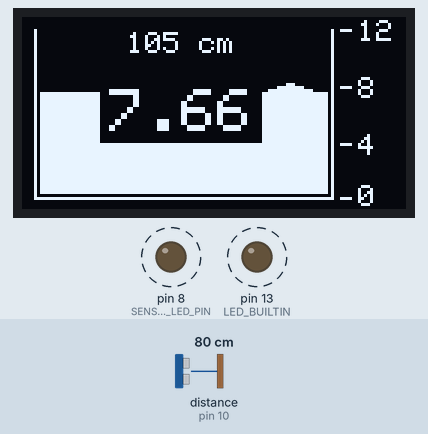
The sketch below on a simulated Arduino Nano, built with avr-gcc and run on an emulated ATmega328P. Shown: 128×64 one-colour display, output pins drawn as LEDs (lit = HIGH). Wiring (inferred from the names in the program): ultrasonic range finder: trigger pin 9; echo pin 10. Dashed ring = blinking. The inputs (shaded band) are chosen by the test bench; at power-on: distance to the obstacle (sensor on pin 10) 80 cm. The echo pulse lasts 58.3 µs per cm; pins used as bus, display or sensor lines are not drawn; what the sketch prints to the serial monitor is not drawn.

Above: at 2.9 s.
3.0 s: distance to the obstacle (sensor on pin 10) set to 250 cm
At 3.93 s:
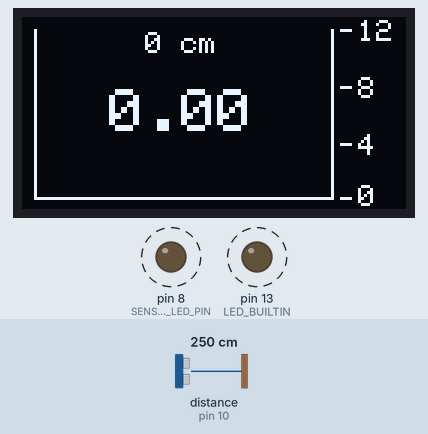
5.6 s: distance to the obstacle (sensor on pin 10) set to 4 cm
At 6.17 s:
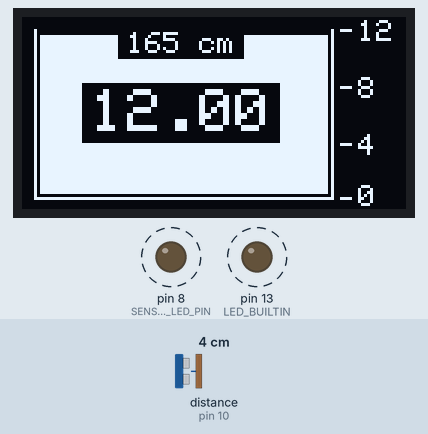
7.8 s: distance to the obstacle (sensor on pin 10) set to 299 cm
At 9.3 s:
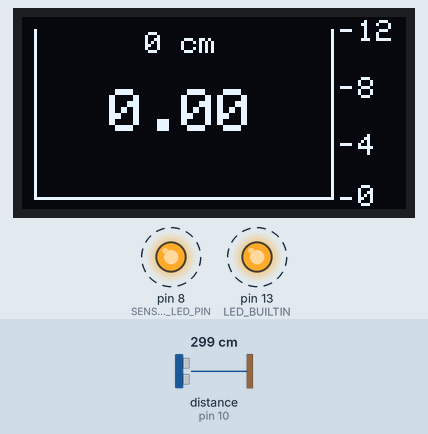
Timing chart, 0 to 16.8 s (numbered marks = the images above; inputs shaded):
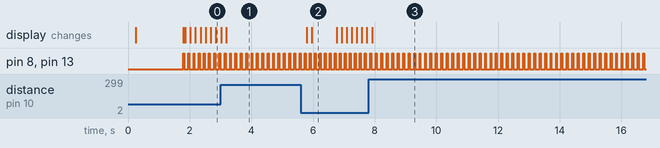

Measured:
- after the input at 3.0 s, the display: first differs from a run without the input after 0.19 s (image 1)
- after the input at 5.6 s, the display: first changes after 0.20 s (image 2 shows a later state)
- after the input at 7.8 s, the display: changes after 0.12 s (image 3)
- by itself, pin 8 (SENSOR_LED_PIN), pin 13 (LED_BUILTIN): alternates HIGH for 0.03 s and LOW for 0.15 s

The sketch:

sketch_jul17a.ino
```cpp
/*
 * Ultrasonic level gauge — Arduino Nano 3
 * OLED 0.96" 128x64 I2C (SSD1306) + ультразвук TRIG/ECHO
 *
 * Калибровка ёмкости/датчика: блок «КАЛИБРОВКА» ниже (все метки <<<).
 *
 * OLED: SDA=A4, SCL=A5; 4-пин → OLED_RESET=-1, адрес обычно 0x3C
 * Датчик TRIG/ECHO: TRIG=D9, ECHO=D10
 * LED индикации датчика: D8 (не на ECHO!)
 */

#include <SPI.h>
#include <Wire.h>
#include <Adafruit_GFX.h>
#include <Adafruit_SSD1306.h>
#include <stdio.h>
#include <string.h>

// =============================================================================
// РЕЖИМ ДАТЧИКА
// =============================================================================
// Сейчас TRIG/ECHO — на железе UART так и не дал байт (no.rx).
#define SENSOR_MODE_TRIG_ECHO
// #define SENSOR_MODE_UART

#define TRIG_PIN 9
#define ECHO_PIN 10

// Индикатор «датчик ответил» — только с ноги МК, НЕ на ECHO/TRIG датчика.
// Схема: D8 → резистор 220…470 Ω → анод LED → катод → GND
#define SENSOR_LED_PIN 8

// --- UART (если снова включишь SENSOR_MODE_UART) ---
// 0 = SoftSerial D6/D7 при USB; 1 = HW Serial D0/D1 (конфликт с USB!)
#define SENSOR_UART_HW 0

#if defined(SENSOR_MODE_UART) && (SENSOR_UART_HW == 0)
#include <SoftwareSerial.h>
#define SENSOR_RX 6
#define SENSOR_TX 7
SoftwareSerial sensorSerial(SENSOR_RX, SENSOR_TX);
#define SENSOR_PORT sensorSerial
#elif defined(SENSOR_MODE_UART)
#define SENSOR_PORT Serial
#endif

#define SENSOR_DIST_IS_MM 1
#define SENSOR_UART_STRICT_CHECKSUM 0
#define SENSOR_UART_MANUAL_TRIGGER 1
const unsigned long SENSOR_POLL_MS = 300UL;
#define PROTEUS_ET_QUIRK 0
#define SENSOR_DEBUG_OSD 1

// =============================================================================
// OLED — реальное железо 0.96"
// =============================================================================
// 4 пина (VCC GND SCL SDA): OLED_RESET = -1, RES не подключать
// 7 пинов с RES: OLED_RESET = 4 и RES -> D4
#define OLED_RESET (-1)

// У китайских 0.96" почти всегда 0x3C (в Proteus было 0x3D)
#define OLED_ADDR  0x3C

Adafruit_SSD1306 display(OLED_RESET);

// Старая: WHITE/BLACK. Новая: SSD1306_WHITE.
#ifndef WHITE
#define WHITE SSD1306_WHITE
#endif
#ifndef BLACK
#define BLACK SSD1306_BLACK
#endif

// =============================================================================
// КАЛИБРОВКА ЁМКОСТИ И ДАТЧИКА — крути ТОЛЬКО этот блок
// =============================================================================
// Картина для этой ёмкости (датчик на горловине смотрит вниз):
//
//   пусто ──► датчик → дно     ≈ 185 см  →  на OLED сверху: 0 cm,   объём 0.00
//   полно ──► мёртвая зона     ≈  20 см  →  на OLED сверху: 165 cm, объём 12.00
//
// Верхняя надпись = высота ВОДЫ (0…165), не дистанция датчика.
//
// Калибровка рулеткой:
//   DIST_FULL_CM  — зазор датчик↔зеркало при полной (~20 см)
//   DIST_EMPTY_CM — зазор датчик↔дно при пустой ≈ 165 + DIST_FULL (= 185)
//   TANK_HEIGHT_M / TANK_CAPACITY_M3 — паспорт ёмкости
//   DIST_OFFSET_CM / CALIB_TOL_CM — мелкий сдвиг и допуск краёв
// =============================================================================

const float TANK_CAPACITY_M3 = 12.0f;   // <<< полный объём, м³
const float TANK_HEIGHT_M    = 1.65f;   // <<< высота дно→горло, м

const float DIST_EMPTY_CM = 185.0f;     // <<< пусто: рулетка датчик→дно, см
const float DIST_FULL_CM  = 20.0f;      // <<< полно: рулетка датчик→зеркало, см

const float DIST_OFFSET_CM = 0.0f;      // <<< сдвиг, см (+ = больше воды)
const float CALIB_TOL_CM   = 1.0f;      // <<< допуск полно/пусто, см

float volumeFromLevel_m3(float level_m) {
  if (level_m < 0.0f) level_m = 0.0f;
  if (level_m > TANK_HEIGHT_M) level_m = TANK_HEIGHT_M;
  return level_m / TANK_HEIGHT_M * TANK_CAPACITY_M3;
}

float levelFromVolume_m(float volume_m3) {
  if (volume_m3 < 0.0f) volume_m3 = 0.0f;
  if (volume_m3 > TANK_CAPACITY_M3) volume_m3 = TANK_CAPACITY_M3;
  return volume_m3 / TANK_CAPACITY_M3 * TANK_HEIGHT_M;
}

// Дистанция датчик→зеркало → уровень воды (м) по калибровке пусто/полно
float levelFromDistance_cm(float distance_cm) {
  float d = distance_cm + DIST_OFFSET_CM;
  float span = DIST_EMPTY_CM - DIST_FULL_CM;
  if (span < 1.0f) span = 1.0f;  // защита

  // Допуск: шум у краёв не даёт 11.99 вместо 12.00
  if (d <= DIST_FULL_CM + CALIB_TOL_CM) return TANK_HEIGHT_M;
  if (d >= DIST_EMPTY_CM - CALIB_TOL_CM) return 0.0f;

  float frac = (DIST_EMPTY_CM - d) / span;
  if (frac < 0.0f) frac = 0.0f;
  if (frac > 1.0f) frac = 1.0f;
  return frac * TANK_HEIGHT_M;
}

// =============================================================================
// Геометрия UI на OLED 128x64 — отступы 4 px от всех краёв
// =============================================================================
const int MARGIN = 4;
const int SCREEN_W = 128;
const int SCREEN_H = 64;

// Справа: подпись «12» (~12 px) + зазор + засечка 4 px
const int SCALE_LABEL_W = 12;
const int SCALE_TICK_W  = 4;
const int SCALE_GAP     = 2;   // между засечкой и цифрой
const int TANK_SCALE_GAP = 3;  // между стенкой ёмкости и засечками

const int SCALE_LABEL_X = SCREEN_W - MARGIN - SCALE_LABEL_W;          // 112
const int SCALE_X       = SCALE_LABEL_X - SCALE_GAP - SCALE_TICK_W;   // 106

const int TANK_X      = MARGIN;                                       // 4
const int TANK_Y      = MARGIN;                                       // 4
const int TANK_RIGHT  = SCALE_X - TANK_SCALE_GAP;                     // 103
const int TANK_W      = TANK_RIGHT - TANK_X;                           // 99
const int TANK_BOTTOM = SCREEN_H - MARGIN;                            // 60
const int TANK_H      = TANK_BOTTOM - TANK_Y;                          // 56

float currentLevel_m = 0.0f;
float lastDistance_cm = DIST_EMPTY_CM;
bool  sensorHasReading = false;
unsigned int sensorBytesRx = 0;    // сколько байт дошло по UART (диагностика)
unsigned int sensorFramesOk = 0;   // сколько кадров принято
uint8_t lastRx[4] = {0, 0, 0, 0}; // последние 4 байта (для hex на экране)

void drawTankFrame() {
  display.drawFastVLine(TANK_X, TANK_Y, TANK_H, WHITE);
  display.drawFastHLine(TANK_X, TANK_BOTTOM, TANK_W + 1, WHITE);
  display.drawFastVLine(TANK_RIGHT, TANK_Y, TANK_H, WHITE);
}

void drawScale() {
  // Подписи шкалы под TANK_CAPACITY_M3=12. Если ёмкость другая —
  // поменяй marks[] (например 0,5,10,15 при 15 м³).
  const int marks[] = {0, 4, 8, 12};  // <<< деления шкалы, м³
  display.setTextSize(1);
  display.setTextColor(WHITE);

  for (int i = 0; i < 4; i++) {
    int value = marks[i];
    int y = TANK_BOTTOM - (int)((value / TANK_CAPACITY_M3) * TANK_H);
    display.drawFastHLine(SCALE_X, y, SCALE_TICK_W, WHITE);

    int textY = y - 3;
    if (textY < 0) textY = 0;
    if (textY > SCREEN_H - 8) textY = SCREEN_H - 8;

    display.setCursor(SCALE_LABEL_X, textY);
    display.print(value);
  }
}

// Геометрия заливки (общая для воды и инверсии цифр). fillH==0 → пусто.
bool waterFillGeom(float volume_m3, int &waterL, int &waterR, int &waterBottom, int &topY, int &fillH) {
  if (volume_m3 < 0.0f) volume_m3 = 0.0f;
  if (volume_m3 > TANK_CAPACITY_M3) volume_m3 = TANK_CAPACITY_M3;

  const int gap = 1;
  waterL = TANK_X + 1 + gap;
  waterR = TANK_RIGHT - 1 - gap;
  waterBottom = TANK_BOTTOM - 1 - gap;
  const int waterW = waterR - waterL + 1;
  if (waterW <= 0) {
    fillH = 0;
    return false;
  }

  const int innerH = waterBottom - (TANK_Y + gap);
  if (innerH <= 0) {
    fillH = 0;
    return false;
  }

  fillH = (int)((volume_m3 / TANK_CAPACITY_M3) * innerH + 0.5f);
  if (fillH <= 0) {
    fillH = 0;
    return false;
  }
  if (fillH > innerH) fillH = innerH;

  topY = waterBottom - fillH + 1;
  if (topY < TANK_Y + gap) topY = TANK_Y + gap;
  return true;
}

// Заливка с зазором 1 px; волна туда-обратно по зеркалу за 5 с
void drawWater(float volume_m3) {
  int waterL, waterR, waterBottom, topY, fillH;
  if (!waterFillGeom(volume_m3, waterL, waterR, waterBottom, topY, fillH)) return;

  const int gap = 1;
  const int waterW = waterR - waterL + 1;

  display.fillRect(waterL, topY, waterW, waterBottom - topY + 1, WHITE);

  if (fillH >= 2) {
    const unsigned long halfMs = 2500UL;
    const unsigned long cycle = millis() % (halfMs * 2UL);
    const int path = waterW - 1;
    int crest;

    if (cycle < halfMs) {
      crest = (int)((cycle * (unsigned long)path) / halfMs);
    } else {
      crest = path - (int)(((cycle - halfMs) * (unsigned long)path) / halfMs);
    }

    for (int x = waterL; x <= waterR; x++) {
      int d = abs((x - waterL) - crest);
      if (d > 7) continue;
      int bump = 1 + (7 - d) / 3;
      for (int b = 1; b <= bump; b++) {
        int y = topY - b;
        if (y >= TANK_Y + gap) display.drawPixel(x, y, WHITE);
      }
    }
  }
}

// XX.YY в чёрном «окне» по центру.
// Заливка рисуется целиком раньше → когда зеркало выше окна, вода уже сомкнута
// вокруг/над ним одним куском; окно только вырезает место под цифры.
void drawVolumeValue(float volume_m3) {
  if (volume_m3 < 0.0f) volume_m3 = 0.0f;
  if (volume_m3 > TANK_CAPACITY_M3) volume_m3 = TANK_CAPACITY_M3;

  int centiTotal = (int)(volume_m3 * 100.0f + 0.5f);
  const int maxCenti = (int)(TANK_CAPACITY_M3 * 100.0f + 0.5f);
  if (centiTotal < 0) centiTotal = 0;
  if (centiTotal > maxCenti) centiTotal = maxCenti;
  int m3 = centiTotal / 100;
  int centi = centiTotal % 100;

  char buf[12];
  if (!sensorHasReading) {
#if defined(SENSOR_MODE_UART)
    if (sensorBytesRx == 0) {
      snprintf(buf, sizeof(buf), "no.rx");
    } else {
      snprintf(buf, sizeof(buf), "%02X%02X%02X%02X",
               lastRx[0], lastRx[1], lastRx[2], lastRx[3]);
    }
#else
    snprintf(buf, sizeof(buf), "no.ech");
#endif
  } else {
    snprintf(buf, sizeof(buf), "%d.%02d", m3, centi);
  }

  // textSize 1 для hex (8 символов), 2 для объёма
  const int textSize = sensorHasReading ? 2 : 1;
  const int charW = textSize * 6;
  const int tw = (int)strlen(buf) * charW;
  const int th = textSize * 8;
  const int padX = 3;
  const int padY = 2;
  const int tx = TANK_X + (TANK_W - tw) / 2;
  const int ty = TANK_Y + (TANK_H - th) / 2;

  display.fillRect(tx - padX, ty - padY, tw + padX * 2, th + padY * 2, BLACK);
  display.setTextSize(textSize);
  display.setTextColor(WHITE);
  display.setCursor(tx, ty);
  display.print(buf);
}

// Верхняя надпись: высота столба воды 0…TANK_HEIGHT (см), не «сырая» дистанция.
// Чёрное окно — чтобы цифры читались, когда вода заливает верх ёмкости.
void drawLevelCmLabel() {
#if SENSOR_DEBUG_OSD
  char dbg[22];
  if (sensorHasReading) {
    int cm = (int)(currentLevel_m * 100.0f + 0.5f);
    const int maxCm = (int)(TANK_HEIGHT_M * 100.0f + 0.5f);
    if (cm < 0) cm = 0;
    if (cm > maxCm) cm = maxCm;
    snprintf(dbg, sizeof(dbg), "%d cm", cm);
  } else {
    snprintf(dbg, sizeof(dbg), "%02X%02X%02X%02X",
             lastRx[0], lastRx[1], lastRx[2], lastRx[3]);
  }

  display.setTextSize(1);
  const int tw = (int)strlen(dbg) * 6;
  const int th = 8;
  const int padX = 3;
  const int padY = 1;
  const int tx = TANK_X + (TANK_W - tw) / 2;
  const int ty = TANK_Y + 1;

  display.fillRect(tx - padX, ty - padY, tw + padX * 2, th + padY * 2, BLACK);
  display.setTextColor(WHITE);
  display.setCursor(tx, ty);
  display.print(dbg);
#endif
}

void drawInterface(float volume_m3) {
  display.clearDisplay();

  drawWater(volume_m3);
  drawTankFrame();
  drawScale();
  drawVolumeValue(volume_m3);
  drawLevelCmLabel();

  display.display();
}

// =============================================================================
// Датчик
// Датчик на горле смотрит вниз:
//   distance = 180 см → пусто (0 м³)
//   distance = 0 см   → полно (12 м³)
//   level_m = 1.8 - distance_m
// =============================================================================
#if defined(SENSOR_MODE_UART)
static void pushLastRx(uint8_t b) {
  lastRx[0] = lastRx[1];
  lastRx[1] = lastRx[2];
  lastRx[2] = lastRx[3];
  lastRx[3] = b;
}

#if PROTEUS_ET_QUIRK
bool tryParseProteusEtQuirk(uint16_t &distance_raw) {
  if (lastRx[0] != 0x00 || lastRx[3] != 0xF0) return false;
  uint16_t s = ((uint16_t)lastRx[1] << 8) | lastRx[2];
  if (s == 0) return false;
  uint16_t cm = 0;
  if (s > 255 && (s & 0x07) == 0) cm = s >> 3;
  else if (lastRx[1] == 0 && (lastRx[2] & 0x07) == 0) cm = (uint16_t)lastRx[2] >> 3;
  else if (s <= 400) cm = s;
  else return false;
  if (cm < 1 || cm > 400) return false;
  distance_raw = cm;
  return true;
}
#endif

bool readUartDistance(uint16_t &distance_raw) {
  static uint8_t state = 0;
  static uint8_t H = 0, L = 0;
  bool got = false;

  while (SENSOR_PORT.available()) {
    uint8_t b = (uint8_t)SENSOR_PORT.read();
    sensorBytesRx++;
    pushLastRx(b);

    // В Serial Monitor (USB) сыпем байты — Tools → Serial Monitor 9600
    Serial.print(b >> 4, HEX);
    Serial.print(b & 0x0F, HEX);
    Serial.print(' ');

    // Стандарт JSN-SR04T: FF H L CHK
    if (b == 0xFF) {
      state = 1;
      continue;
    }

    switch (state) {
      case 0:
        break;
      case 1:
        H = b;
        state = 2;
        break;
      case 2:
        L = b;
        state = 3;
        break;
      case 3: {
        state = 0;
        uint16_t dist = ((uint16_t)H << 8) | L;
        uint8_t chk = (uint8_t)(0xFF + H + L);
        uint8_t chkAlt = (uint8_t)(H + L);
        bool ok = (b == chk) || (b == chkAlt);
#if !SENSOR_UART_STRICT_CHECKSUM
        ok = true;  // временно: любой хвост после FF H L
#endif
        // мм: 20…5000; если датчик шлёт см — тоже поймаем (20…400)
        if (ok && dist >= 2 && dist <= 5000) {
          distance_raw = dist;
          sensorFramesOk++;
          got = true;
          Serial.print(F(" => "));
          Serial.println(dist);
        }
        break;
      }
    }

#if PROTEUS_ET_QUIRK
    if (!got && tryParseProteusEtQuirk(distance_raw)) {
      sensorFramesOk++;
      got = true;
    }
#endif
  }
  return got;
}

void requestUartMeasure() {
  // Мигаем LED на Nano (D13) — видно, что опрос идёт
  digitalWrite(LED_BUILTIN, HIGH);
#if defined(SENSOR_MODE_UART) && (SENSOR_UART_HW == 0)
  sensorSerial.listen();
#endif
  SENSOR_PORT.write((uint8_t)0x55);
  digitalWrite(LED_BUILTIN, LOW);
}

void flushSensorSerial() {
  while (SENSOR_PORT.available()) {
    (void)SENSOR_PORT.read();
    // не считаем в sensorBytesRx — это сброс мусора до старта
  }
}
#endif

#if defined(SENSOR_MODE_TRIG_ECHO)
bool readTrigEchoDistanceCm(float &distance_cm) {
  digitalWrite(TRIG_PIN, LOW);
  delayMicroseconds(2);
  digitalWrite(TRIG_PIN, HIGH);
  delayMicroseconds(10);
  digitalWrite(TRIG_PIN, LOW);

  unsigned long duration = pulseIn(ECHO_PIN, HIGH, 30000UL);
  if (duration == 0) return false;
  distance_cm = duration * 0.0343f / 2.0f;
  return true;
}
#endif

void applyDistanceCm(float distance_cm) {
  // Физический диапазон датчика (~2…400 см). Калибровка пусто/полно
  // только пересчитывает объём, не должна отбрасывать замеры со стола.
  if (distance_cm < 2.0f || distance_cm > 400.0f) {
    return;
  }

  lastDistance_cm = distance_cm;
  currentLevel_m = levelFromDistance_cm(distance_cm);
  sensorHasReading = true;
}

void setupSensor() {
#if defined(SENSOR_MODE_TRIG_ECHO)
  pinMode(TRIG_PIN, OUTPUT);
  pinMode(ECHO_PIN, INPUT);
  digitalWrite(TRIG_PIN, LOW);
#elif defined(SENSOR_MODE_UART)
  pinMode(LED_BUILTIN, OUTPUT);
  SENSOR_PORT.begin(9600);
  delay(100);
  flushSensorSerial();
#if SENSOR_UART_MANUAL_TRIGGER
  requestUartMeasure();
#endif
#else
#error "Выбери SENSOR_MODE_TRIG_ECHO или SENSOR_MODE_UART"
#endif
}

// Читает все доступные кадры, оставляет последнее валидное расстояние
bool updateLevelFromSensor() {
  bool got = false;

#if defined(SENSOR_MODE_UART)
  uint16_t raw = 0;
  while (readUartDistance(raw)) {
#if SENSOR_DIST_IS_MM
    applyDistanceCm(raw / 10.0f);   // мм → см
#else
    applyDistanceCm((float)raw);    // Proteus ET: уже см
#endif
    got = true;
  }
#elif defined(SENSOR_MODE_TRIG_ECHO)
  float distance_cm = 0;
  if (readTrigEchoDistanceCm(distance_cm)) {
    applyDistanceCm(distance_cm);
    got = true;
  }
#endif

  return got;
}

void pulseSensorActivityLed() {
  digitalWrite(SENSOR_LED_PIN, HIGH);
  digitalWrite(LED_BUILTIN, HIGH);  // попутно мигает и светодиод на Nano
  delay(30);
  digitalWrite(SENSOR_LED_PIN, LOW);
  digitalWrite(LED_BUILTIN, LOW);
}

void setup() {
  Serial.begin(9600);
  pinMode(LED_BUILTIN, OUTPUT);
  pinMode(SENSOR_LED_PIN, OUTPUT);
  digitalWrite(SENSOR_LED_PIN, LOW);
  setupSensor();

  Wire.begin();
  delay(200);

  display.begin(SSD1306_SWITCHCAPVCC, OLED_ADDR);
  Serial.print(F("OLED addr 0x"));
  Serial.println(OLED_ADDR, HEX);
#if defined(SENSOR_MODE_TRIG_ECHO)
  Serial.println(F("Sensor: TRIG/ECHO D9/D10"));
#else
  Serial.println(F("Sensor: UART SoftSerial D6/D7"));
#endif

  display.clearDisplay();
  display.setTextSize(2);
  display.setTextColor(WHITE);
  display.setCursor(0, 8);
#if defined(SENSOR_MODE_TRIG_ECHO)
  display.println(F("TRIG"));
  display.println(F("D9/D10"));
#else
  display.println(F("UART"));
  display.println(F("D6/D7"));
#endif
  display.display();
  delay(1500);

  drawInterface(volumeFromLevel_m3(currentLevel_m));
}

void loop() {
#if defined(SENSOR_MODE_UART) && SENSOR_UART_MANUAL_TRIGGER
  static unsigned long lastPoll = 0;
  unsigned long now = millis();
  if (now - lastPoll >= SENSOR_POLL_MS) {
    lastPoll = now;
    flushSensorSerial();
    requestUartMeasure();
    delay(80);
  }
#endif

  bool got = updateLevelFromSensor();
  if (got) {
    pulseSensorActivityLed();
  }

  drawInterface(volumeFromLevel_m3(currentLevel_m));
  delay(100);
}
```
